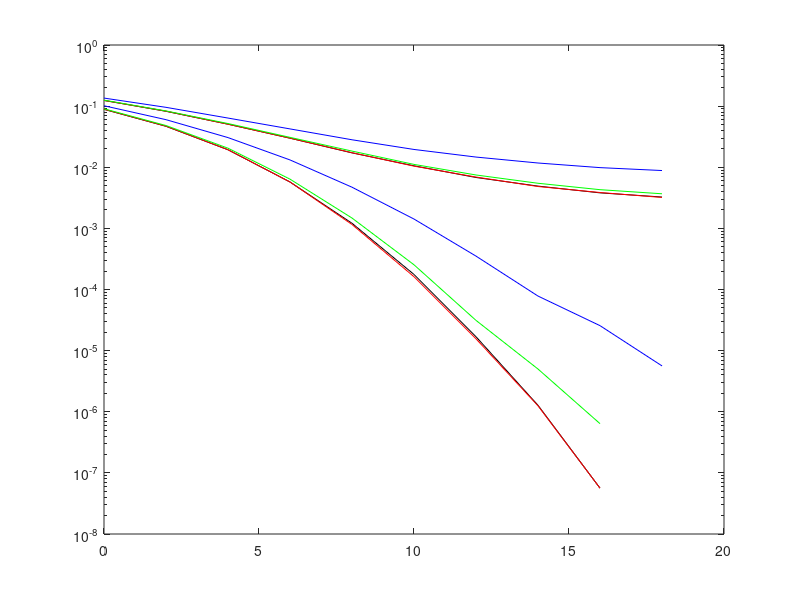

Reproduce this figure in MATLAB.
clear
clc

snr = 0: 2: 18;

Ideal_BER = [[1.24018125e-01 8.22987500e-02 5.06893750e-02 2.99118750e-02 ...
  1.71887500e-02 1.05631250e-02 6.80125000e-03 4.91500000e-03 ...
  3.81187500e-03 3.25750000e-03]
 [1.02917500e-01 6.07837500e-02 3.09731250e-02 1.34243750e-02 ...
  5.12937500e-03 1.83000000e-03 7.22500000e-04 3.14375000e-04 ...
  1.78125000e-04 8.56250000e-05]
 [9.49125000e-02 5.29237500e-02 2.43437500e-02 8.80750000e-03 ...
  2.53937500e-03 5.79375000e-04 1.13125000e-04 3.68750000e-05 ...
  1.81250000e-05 7.50000000e-06]
 [9.17043750e-02 4.94125000e-02 2.11318750e-02 6.83187500e-03 ...
  1.59562500e-03 2.90625000e-04 4.56250000e-05 5.62500000e-06 ...
  6.25000000e-07 6.25000000e-07]
 [8.86131250e-02 4.67950000e-02 1.93300000e-02 5.74000000e-03 ...
  1.21250000e-03 1.76250000e-04 1.68750000e-05 1.27500000e-06 ...
  5.6250000e-08 0.00000000e+00]];

IQ_imbalance_BER = [[1.35463125e-01 9.55437500e-02 6.37993750e-02 4.23987500e-02 ...
  2.81537500e-02 1.95493750e-02 1.46806250e-02 1.17362500e-02 ...
  9.86062500e-03 8.83625000e-03]
 [1.15043750e-01 7.39187500e-02 4.34912500e-02 2.35956250e-02 ...
  1.21012500e-02 6.21625000e-03 3.41625000e-03 1.98187500e-03 ...
  1.36000000e-03 9.70625000e-04]
 [1.07889375e-01 6.66400000e-02 3.60618750e-02 1.76531250e-02 ...
  7.70625000e-03 3.14375000e-03 1.26375000e-03 5.82500000e-04 ...
  2.58750000e-04 1.50000000e-04]
 [1.04244375e-01 6.23843750e-02 3.29731250e-02 1.48887500e-02 ...
  5.73437500e-03 1.99375000e-03 6.02500000e-04 1.86875000e-04 ...
  7.00000000e-05 4.37500000e-05]
 [1.01443125e-01 6.00425000e-02 3.05650000e-02 1.31762500e-02 ...
  4.71625000e-03 1.42125000e-03 3.51875000e-04 7.81250000e-05 ...
  2.56250000e-05 5.62500000e-06]];

Predistortion_BER = [[1.23831875e-01 8.27050000e-02 5.05468750e-02 2.99100000e-02 ...
  1.73018750e-02 1.04256250e-02 6.91562500e-03 4.84000000e-03 ...
  3.86250000e-03 3.20500000e-03]
 [1.02613125e-01 6.07237500e-02 3.08856250e-02 1.34743750e-02 ...
  5.16375000e-03 1.77937500e-03 7.16250000e-04 2.84375000e-04 ...
  1.40000000e-04 1.05625000e-04]
 [9.51575000e-02 5.29531250e-02 2.44575000e-02 8.84187500e-03 ...
  2.50875000e-03 6.21875000e-04 1.35625000e-04 2.68750000e-05 ...
  1.18750000e-05 3.12500000e-06]
 [9.17112500e-02 4.90418750e-02 2.13712500e-02 6.81562500e-03 ...
  1.60062500e-03 2.71875000e-04 4.62500000e-05 7.50000000e-06 ...
  3.12500000e-06 0.00000000e+00]
 [8.90962500e-02 4.69731250e-02 1.93631250e-02 5.74125000e-03 ...
  1.15750000e-03 1.61875000e-04 1.56250000e-05 1.25000000e-06 ...
  5.6250000e-08 0.00000000e+00]];

BLSTM_BER = [[1.2522250e-01 8.3467500e-02 5.1891250e-02 3.0843750e-02 1.8383125e-02 ...
  1.1133125e-02 7.4737500e-03 5.4700000e-03 4.2962500e-03 3.6818750e-03]
 [1.0395000e-01 6.2111875e-02 3.1879375e-02 1.4273750e-02 5.7000000e-03 ...
  2.1625000e-03 8.7125000e-04 3.8875000e-04 2.3312500e-04 1.3937500e-04]
 [9.6367500e-02 5.4448125e-02 2.5490000e-02 9.5275000e-03 2.9581250e-03 ...
  7.9750000e-04 1.9937500e-04 6.5000000e-05 2.5000000e-05 9.3750000e-06]
 [9.2505625e-02 5.0496250e-02 2.2122500e-02 7.5687500e-03 1.9112500e-03 ...
  3.9625000e-04 7.9375000e-05 1.8750000e-05 3.7500000e-06 3.1250000e-06]
 [9.0490625e-02 4.8155625e-02 2.0500625e-02 6.3887500e-03 1.4762500e-03 ...
  2.5375000e-04 3.1250000e-05 5.0000000e-06 6.3887500e-07 0.0000000e+00]];

semilogy(snr, Ideal_BER(1, :), 'k')
hold on
semilogy(snr, IQ_imbalance_BER(1, :), 'b')
hold on
semilogy(snr, Predistortion_BER(1, :), 'r')
hold on
semilogy(snr, BLSTM_BER(1, :), 'g')
hold on
semilogy(snr, Ideal_BER(5, :), 'k')
hold on
semilogy(snr, IQ_imbalance_BER(5, :), 'b')
hold on
semilogy(snr, Predistortion_BER(5, :), 'r')
hold on
semilogy(snr, BLSTM_BER(5, :), 'g')
%axis([0 12 10^-6 1])
